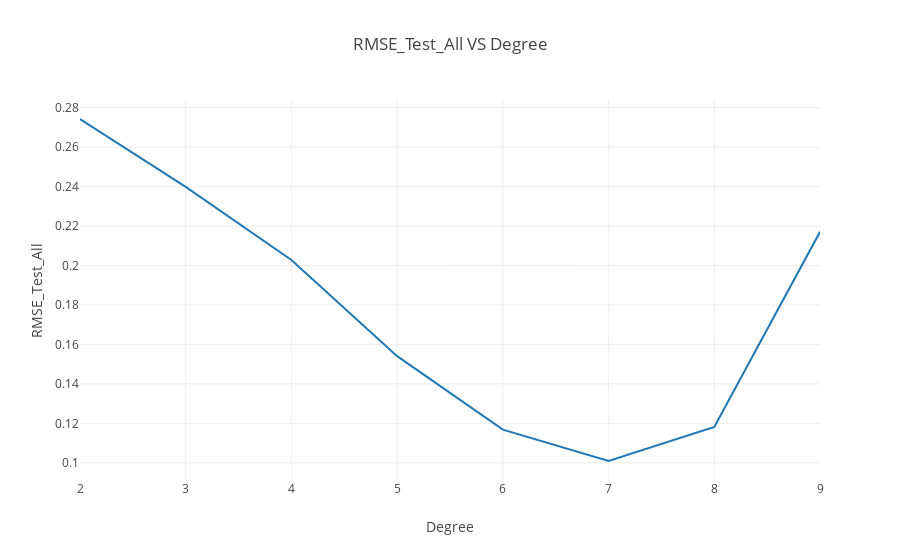

Notebook cell for this chart:
### Code cell
rmses_test_sum = [[ sum(x) for x in zip(*rmses_test) ]]
plot_metric(rmses_test_sum, degrees, 'RMSE_Test_All')

### Figure 1 — Plotly figure (JSON) as saved in the notebook; plotly's stock layout.template omitted (floating-point values rounded to 4 significant figures)
{"data": [{"line": {"width": 2}, "mode": "lines", "name": "work_flow_0", "type": "scatter", "x": [2, 3, 4, 5, 6, 7, 8, 9], "y": [0.2743, 0.2399, 0.2028, 0.154, 0.1168, 0.1009, 0.1182, 0.2171]}], "layout": {"title": "RMSE_Test_All VS Degree", "xaxis": {"dtick": 1, "title": "Degree"}, "yaxis": {"title": "RMSE_Test_All"}}}
